Frame 1 (no input): blank canvas, image omitted
Frame 60 (the mouse pressed at the canvas centre just before this capture): blank canvas, image omitted
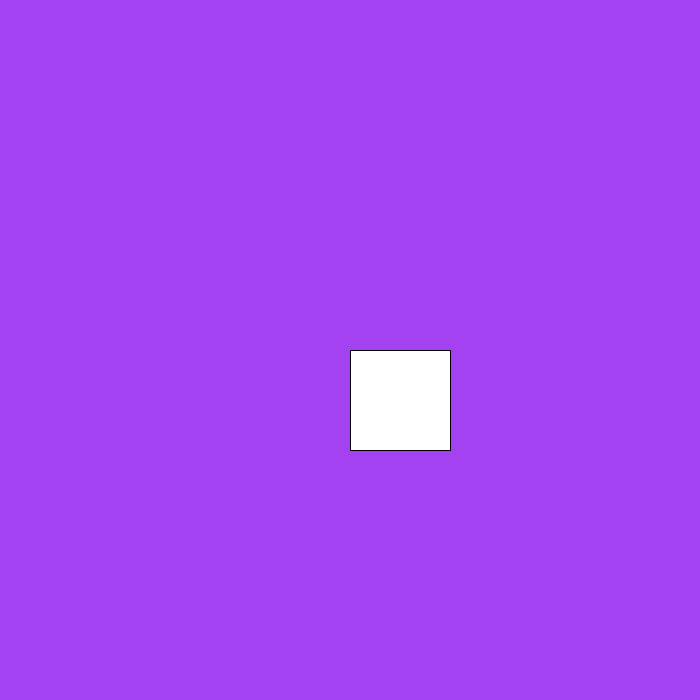
Frame 120 (the mouse held since frame 60 and released just before this capture)

The Processing sketch whose frames 1 and 60 were blank and that drew this single picture after the mouse press (run headless with seeded random() and noise(); from frame 60 on, the mouse is pressed at the canvas centre):

// Processing sketch: Conditional_Statements_and_Random
// ── Conditional_Statements_and_Random.pde
/* 
Conditionals
If statements
If/Else statements

if(boolean test)
{
  statements execute if true
}

else if (boolean test 2)
{
  statements execute if true
}

else if (boolean test 3)
{
  statements execute if true
}

else
{
  statements execute if all tests are false
}
*/

float r = 255, g = 255, b = 255;

void setup()
{
  size (700,700);
}

void draw()
{
  background(r,g,b);
  
  //less than < / greater than >
  
  if(mouseX > width/2)
  {
    fill(255,0,0);
    ellipse(width/2,height/2,100,100);
  }
  else if(mouseY > height/2)
  {
    fill (0);
    rect(width/2,height/2,100,100);
  }
  else
  {
    fill(255);
    rect(width/2,height/2,100,100);
  }
}
  void mousePressed()
  {
    r = random(0,255);
    g = random(0,255);
    b = random(0,255);
    
    println(r);
  }
